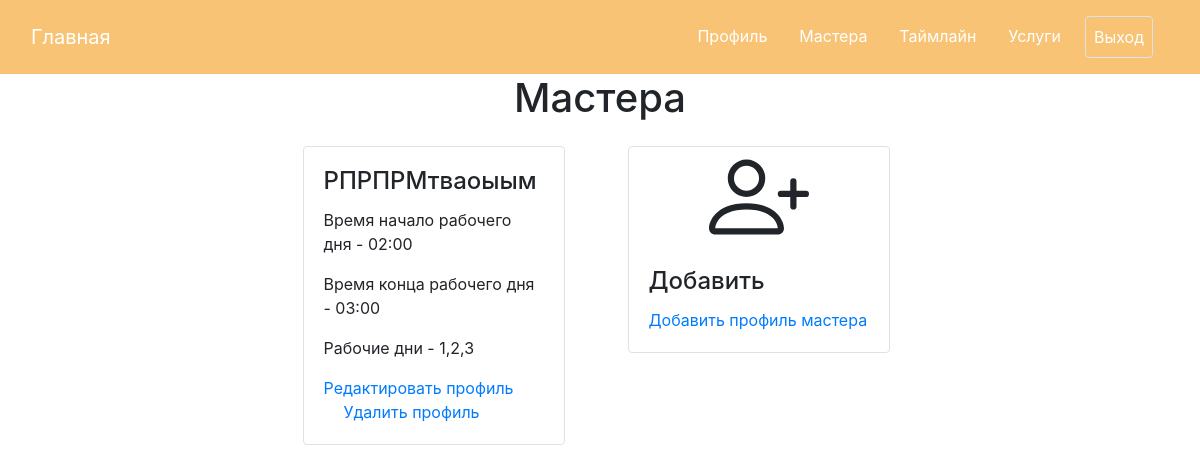
The page /profile/masters (signed in) on the database its author committed.
### data/master.py (models this page shows)
class Master(SqlAlchemyBase):
    __tablename__ = 'masters'
    id = sqlalchemy.Column(sqlalchemy.Integer, primary_key=True, autoincrement=True)
    name = sqlalchemy.Column(sqlalchemy.String, nullable=False)
    admin_id = sqlalchemy.Column(sqlalchemy.Integer, sqlalchemy.ForeignKey("admins.id"))
    start_work_time = sqlalchemy.Column(sqlalchemy.String, nullable=False)  # Format "09:00-21:00"
    end_work_time = sqlalchemy.Column(sqlalchemy.String, nullable=False)
    work_days = sqlalchemy.Column(sqlalchemy.String, nullable=False)  # Format "1,2,3,4,5,6,7" рабочие дни
    admin = orm.relationship('Admin')

### main.py (the view)
@app.route("/profile/masters")
@login_required
def masters():
    db_sess = db_session.create_session()
    data = db_sess.query(Master).filter(Master.admin_id == current_user.id)
    return render_template('masters.html', masters_data=data)

### data/db_session.py (called while the page is built)
def create_session() -> Session:
    global __factory
    return __factory()

### main.py (called while the page is built)
@login_manager.user_loader
def load_user(user_id):
    db_sess = db_session.create_session()
    return db_sess.get(Admin, int(user_id))

### templates/masters.html (shortened to what this page needs)
{% extends "base.html" %}
{% block content %}
<div class="text-center">
    <h1>Мастера</h1>
</div>
<div class="card-group ">
    <div class="mx-auto row row-cols-sm-1 row-cols-md-3">
    {% for item in masters_data%}
        <div class="col mx-auto" style="max-width: 350px; min-width: 300px;">
            <div class="card border mr-2 my-3">
                <div class="card-body">
                    <h4 class="card-title">{{item.name}}</h4>
                    <p class="card-text">Время начало рабочего дня - {{item.start_work_time}}</p>
                    <p class="card-text">Время конца рабочего дня - {{item.end_work_time}}</p>
                    <p class="card-text">Рабочие дни - {{item.work_days}}</p>
                    <a class="card-link" href="/profile/change_masters/{{item.id}}">Редактировать профиль</a>
                    <a class="card-link" href="/profile/delete_masters/{{item.id}}">Удалить профиль</a>
                </div>
            </div>
        </div>
        {% endfor %}
        <div class="col mx-auto" style="max-width: 350px; min-width: 300px;">
            <div class="card border mr-2 my-3">
                <div class="card-img text-center">
                </div>
                <div class="card-body">
                    <h4 class="card-title">Добавить</h4>
                    <a class="card-link" href="/profile/add_masters">Добавить профиль мастера</a>
                </div>
            </div>
        </div>
    </div>
</div>
{% endblock %}

### static/css/style.css (style rules this page uses)
* { margin: 0; padding:0; }

### rows shown on the page
Master: name "РПРПРМтваоыым", start_work_time "02:00", end_work_time "03:00", work_days "1,2,3"
